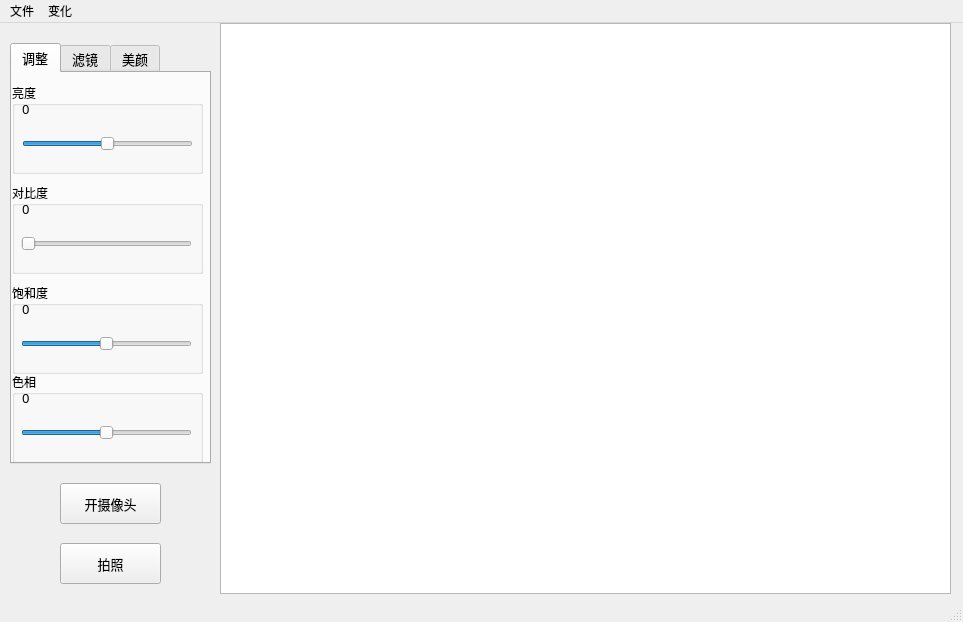
<?xml version="1.0" encoding="UTF-8"?>
<ui version="4.0">
 <class>MainWindow</class>
 <widget class="QMainWindow" name="MainWindow">
  <property name="geometry">
   <rect>
    <x>0</x>
    <y>0</y>
    <width>963</width>
    <height>622</height>
   </rect>
  </property>
  <property name="windowTitle">
   <string>MainWindow</string>
  </property>
  <widget class="QWidget" name="centralwidget">
   <widget class="QTabWidget" name="tabWidget">
    <property name="geometry">
     <rect>
      <x>10</x>
      <y>20</y>
      <width>201</width>
      <height>421</height>
     </rect>
    </property>
    <property name="font">
     <font>
      <family>宋体</family>
      <pointsize>10</pointsize>
     </font>
    </property>
    <property name="focusPolicy">
     <enum>Qt::TabFocus</enum>
    </property>
    <property name="currentIndex">
     <number>0</number>
    </property>
    <widget class="QWidget" name="tab">
     <attribute name="title">
      <string>调整</string>
     </attribute>
     <widget class="QGroupBox" name="groupBox">
      <property name="geometry">
       <rect>
        <x>0</x>
        <y>10</y>
        <width>191</width>
        <height>91</height>
       </rect>
      </property>
      <property name="font">
       <font>
        <family>宋体</family>
        <pointsize>9</pointsize>
       </font>
      </property>
      <property name="title">
       <string>亮度</string>
      </property>
      <widget class="QLabel" name="label">
       <property name="geometry">
        <rect>
         <x>10</x>
         <y>20</y>
         <width>54</width>
         <height>12</height>
        </rect>
       </property>
       <property name="font">
        <font>
         <family>宋体</family>
         <pointsize>10</pointsize>
        </font>
       </property>
       <property name="text">
        <string>0</string>
       </property>
      </widget>
      <widget class="QSlider" name="horizontalSlider">
       <property name="geometry">
        <rect>
         <x>10</x>
         <y>50</y>
         <width>171</width>
         <height>22</height>
        </rect>
       </property>
       <property name="cursor">
        <cursorShape>PointingHandCursor</cursorShape>
       </property>
       <property name="minimum">
        <number>-50</number>
       </property>
       <property name="maximum">
        <number>50</number>
       </property>
       <property name="singleStep">
        <number>2</number>
       </property>
       <property name="pageStep">
        <number>5</number>
       </property>
       <property name="value">
        <number>0</number>
       </property>
       <property name="orientation">
        <enum>Qt::Horizontal</enum>
       </property>
      </widget>
     </widget>
     <widget class="QGroupBox" name="groupBox_2">
      <property name="geometry">
       <rect>
        <x>0</x>
        <y>110</y>
        <width>191</width>
        <height>91</height>
       </rect>
      </property>
      <property name="font">
       <font>
        <family>宋体</family>
        <pointsize>9</pointsize>
       </font>
      </property>
      <property name="title">
       <string>对比度</string>
      </property>
      <widget class="QLabel" name="label_2">
       <property name="geometry">
        <rect>
         <x>10</x>
         <y>20</y>
         <width>54</width>
         <height>12</height>
        </rect>
       </property>
       <property name="font">
        <font>
         <family>宋体</family>
         <pointsize>10</pointsize>
        </font>
       </property>
       <property name="text">
        <string>0</string>
       </property>
      </widget>
      <widget class="QSlider" name="horizontalSlider_2">
       <property name="geometry">
        <rect>
         <x>9</x>
         <y>50</y>
         <width>171</width>
         <height>22</height>
        </rect>
       </property>
       <property name="minimum">
        <number>0</number>
       </property>
       <property name="maximum">
        <number>50</number>
       </property>
       <property name="singleStep">
        <number>2</number>
       </property>
       <property name="orientation">
        <enum>Qt::Horizontal</enum>
       </property>
      </widget>
     </widget>
     <widget class="QGroupBox" name="groupBox_3">
      <property name="geometry">
       <rect>
        <x>0</x>
        <y>210</y>
        <width>191</width>
        <height>91</height>
       </rect>
      </property>
      <property name="font">
       <font>
        <family>宋体</family>
        <pointsize>9</pointsize>
       </font>
      </property>
      <property name="title">
       <string>饱和度</string>
      </property>
      <widget class="QLabel" name="label_3">
       <property name="geometry">
        <rect>
         <x>10</x>
         <y>20</y>
         <width>54</width>
         <height>12</height>
        </rect>
       </property>
       <property name="font">
        <font>
         <family>宋体</family>
         <pointsize>10</pointsize>
        </font>
       </property>
       <property name="text">
        <string>0</string>
       </property>
      </widget>
      <widget class="QSlider" name="horizontalSlider_3">
       <property name="geometry">
        <rect>
         <x>9</x>
         <y>50</y>
         <width>171</width>
         <height>22</height>
        </rect>
       </property>
       <property name="minimum">
        <number>-50</number>
       </property>
       <property name="maximum">
        <number>50</number>
       </property>
       <property name="singleStep">
        <number>2</number>
       </property>
       <property name="orientation">
        <enum>Qt::Horizontal</enum>
       </property>
      </widget>
     </widget>
     <widget class="QGroupBox" name="groupBox_4">
      <property name="geometry">
       <rect>
        <x>0</x>
        <y>299</y>
        <width>191</width>
        <height>91</height>
       </rect>
      </property>
      <property name="font">
       <font>
        <family>宋体</family>
        <pointsize>9</pointsize>
       </font>
      </property>
      <property name="title">
       <string>色相</string>
      </property>
      <widget class="QLabel" name="label_4">
       <property name="geometry">
        <rect>
         <x>10</x>
         <y>20</y>
         <width>54</width>
         <height>12</height>
        </rect>
       </property>
       <property name="font">
        <font>
         <family>宋体</family>
         <pointsize>10</pointsize>
        </font>
       </property>
       <property name="text">
        <string>0</string>
       </property>
      </widget>
      <widget class="QSlider" name="horizontalSlider_4">
       <property name="geometry">
        <rect>
         <x>9</x>
         <y>50</y>
         <width>171</width>
         <height>22</height>
        </rect>
       </property>
       <property name="minimum">
        <number>-50</number>
       </property>
       <property name="maximum">
        <number>50</number>
       </property>
       <property name="singleStep">
        <number>2</number>
       </property>
       <property name="value">
        <number>0</number>
       </property>
       <property name="orientation">
        <enum>Qt::Horizontal</enum>
       </property>
      </widget>
     </widget>
    </widget>
    <widget class="QWidget" name="tab_2">
     <property name="minimumSize">
      <size>
       <width>0</width>
       <height>396</height>
      </size>
     </property>
     <attribute name="title">
      <string>滤镜</string>
     </attribute>
     <widget class="QGroupBox" name="groupBox_5">
      <property name="geometry">
       <rect>
        <x>0</x>
        <y>10</y>
        <width>191</width>
        <height>91</height>
       </rect>
      </property>
      <property name="font">
       <font>
        <family>宋体</family>
        <pointsize>9</pointsize>
       </font>
      </property>
      <property name="title">
       <string>模糊</string>
      </property>
      <widget class="QLabel" name="label_5">
       <property name="geometry">
        <rect>
         <x>10</x>
         <y>20</y>
         <width>54</width>
         <height>12</height>
        </rect>
       </property>
       <property name="font">
        <font>
         <family>宋体</family>
         <pointsize>10</pointsize>
        </font>
       </property>
       <property name="text">
        <string>0</string>
       </property>
      </widget>
      <widget class="QSlider" name="horizontalSlider_5">
       <property name="geometry">
        <rect>
         <x>9</x>
         <y>50</y>
         <width>171</width>
         <height>22</height>
        </rect>
       </property>
       <property name="maximum">
        <number>50</number>
       </property>
       <property name="singleStep">
        <number>2</number>
       </property>
       <property name="pageStep">
        <number>10</number>
       </property>
       <property name="orientation">
        <enum>Qt::Horizontal</enum>
       </property>
      </widget>
     </widget>
     <widget class="QGroupBox" name="groupBox_6">
      <property name="geometry">
       <rect>
        <x>0</x>
        <y>110</y>
        <width>191</width>
        <height>91</height>
       </rect>
      </property>
      <property name="font">
       <font>
        <family>宋体</family>
        <pointsize>9</pointsize>
       </font>
      </property>
      <property name="title">
       <string>锐化</string>
      </property>
      <widget class="QRadioButton" name="radioButton">
       <property name="geometry">
        <rect>
         <x>30</x>
         <y>20</y>
         <width>89</width>
         <height>16</height>
        </rect>
       </property>
       <property name="text">
        <string>无</string>
       </property>
      </widget>
      <widget class="QRadioButton" name="radioButton_2">
       <property name="geometry">
        <rect>
         <x>30</x>
         <y>40</y>
         <width>89</width>
         <height>16</height>
        </rect>
       </property>
       <property name="text">
        <string>拉普拉斯算子</string>
       </property>
      </widget>
      <widget class="QRadioButton" name="radioButton_3">
       <property name="geometry">
        <rect>
         <x>30</x>
         <y>60</y>
         <width>89</width>
         <height>16</height>
        </rect>
       </property>
       <property name="text">
        <string>UMS锐化</string>
       </property>
      </widget>
     </widget>
     <widget class="QGroupBox" name="groupBox_7">
      <property name="geometry">
       <rect>
        <x>0</x>
        <y>210</y>
        <width>201</width>
        <height>91</height>
       </rect>
      </property>
      <property name="font">
       <font>
        <family>宋体</family>
        <pointsize>9</pointsize>
       </font>
      </property>
      <property name="title">
       <string>滤镜</string>
      </property>
      <widget class="QRadioButton" name="radioButton_7">
       <property name="geometry">
        <rect>
         <x>10</x>
         <y>20</y>
         <width>89</width>
         <height>16</height>
        </rect>
       </property>
       <property name="text">
        <string>无</string>
       </property>
      </widget>
      <widget class="QRadioButton" name="radioButton_8">
       <property name="geometry">
        <rect>
         <x>10</x>
         <y>40</y>
         <width>89</width>
         <height>16</height>
        </rect>
       </property>
       <property name="text">
        <string>流年滤镜</string>
       </property>
      </widget>
      <widget class="QRadioButton" name="radioButton_9">
       <property name="geometry">
        <rect>
         <x>10</x>
         <y>60</y>
         <width>89</width>
         <height>16</height>
        </rect>
       </property>
       <property name="text">
        <string>连环画滤镜</string>
       </property>
      </widget>
      <widget class="QRadioButton" name="radioButton_10">
       <property name="geometry">
        <rect>
         <x>100</x>
         <y>20</y>
         <width>89</width>
         <height>16</height>
        </rect>
       </property>
       <property name="text">
        <string>怀旧滤镜</string>
       </property>
      </widget>
      <widget class="QRadioButton" name="radioButton_11">
       <property name="geometry">
        <rect>
         <x>100</x>
         <y>40</y>
         <width>89</width>
         <height>16</height>
        </rect>
       </property>
       <property name="text">
        <string>冰冻</string>
       </property>
      </widget>
      <widget class="QRadioButton" name="radioButton_12">
       <property name="geometry">
        <rect>
         <x>100</x>
         <y>60</y>
         <width>89</width>
         <height>16</height>
        </rect>
       </property>
       <property name="text">
        <string>去色滤镜</string>
       </property>
      </widget>
     </widget>
     <widget class="QGroupBox" name="groupBox_8">
      <property name="geometry">
       <rect>
        <x>-1</x>
        <y>299</y>
        <width>191</width>
        <height>91</height>
       </rect>
      </property>
      <property name="font">
       <font>
        <family>宋体</family>
        <pointsize>9</pointsize>
       </font>
      </property>
      <property name="title">
       <string>浮雕效果</string>
      </property>
      <widget class="QRadioButton" name="radioButton_5">
       <property name="geometry">
        <rect>
         <x>30</x>
         <y>40</y>
         <width>89</width>
         <height>16</height>
        </rect>
       </property>
       <property name="text">
        <string>彩色</string>
       </property>
      </widget>
      <widget class="QRadioButton" name="radioButton_6">
       <property name="geometry">
        <rect>
         <x>30</x>
         <y>60</y>
         <width>89</width>
         <height>16</height>
        </rect>
       </property>
       <property name="text">
        <string>灰色</string>
       </property>
      </widget>
      <widget class="QRadioButton" name="radioButton_4">
       <property name="geometry">
        <rect>
         <x>30</x>
         <y>20</y>
         <width>89</width>
         <height>16</height>
        </rect>
       </property>
       <property name="text">
        <string>无</string>
       </property>
      </widget>
     </widget>
    </widget>
    <widget class="QWidget" name="tab_3">
     <attribute name="title">
      <string>美颜</string>
     </attribute>
     <widget class="QGroupBox" name="groupBox_9">
      <property name="geometry">
       <rect>
        <x>0</x>
        <y>10</y>
        <width>191</width>
        <height>91</height>
       </rect>
      </property>
      <property name="font">
       <font>
        <family>宋体</family>
        <pointsize>9</pointsize>
       </font>
      </property>
      <property name="title">
       <string>检测</string>
      </property>
      <widget class="QRadioButton" name="radioButton_13">
       <property name="geometry">
        <rect>
         <x>20</x>
         <y>20</y>
         <width>89</width>
         <height>16</height>
        </rect>
       </property>
       <property name="text">
        <string>皮肤检测</string>
       </property>
      </widget>
      <widget class="QRadioButton" name="radioButton_14">
       <property name="geometry">
        <rect>
         <x>20</x>
         <y>50</y>
         <width>89</width>
         <height>16</height>
        </rect>
       </property>
       <property name="text">
        <string>人脸检测</string>
       </property>
      </widget>
     </widget>
     <widget class="QGroupBox" name="groupBox_10">
      <property name="geometry">
       <rect>
        <x>0</x>
        <y>110</y>
        <width>191</width>
        <height>91</height>
       </rect>
      </property>
      <property name="font">
       <font>
        <family>宋体</family>
        <pointsize>9</pointsize>
       </font>
      </property>
      <property name="title">
       <string>瘦脸</string>
      </property>
      <widget class="QLabel" name="label_10">
       <property name="geometry">
        <rect>
         <x>10</x>
         <y>20</y>
         <width>54</width>
         <height>12</height>
        </rect>
       </property>
       <property name="font">
        <font>
         <family>宋体</family>
         <pointsize>10</pointsize>
        </font>
       </property>
       <property name="text">
        <string>0</string>
       </property>
      </widget>
      <widget class="QSlider" name="horizontalSlider_10">
       <property name="geometry">
        <rect>
         <x>9</x>
         <y>50</y>
         <width>171</width>
         <height>22</height>
        </rect>
       </property>
       <property name="maximum">
        <number>50</number>
       </property>
       <property name="orientation">
        <enum>Qt::Horizontal</enum>
       </property>
      </widget>
     </widget>
     <widget class="QGroupBox" name="groupBox_11">
      <property name="geometry">
       <rect>
        <x>0</x>
        <y>210</y>
        <width>191</width>
        <height>91</height>
       </rect>
      </property>
      <property name="font">
       <font>
        <family>宋体</family>
        <pointsize>9</pointsize>
       </font>
      </property>
      <property name="title">
       <string>加水印</string>
      </property>
      <widget class="QLabel" name="label_11">
       <property name="geometry">
        <rect>
         <x>10</x>
         <y>20</y>
         <width>54</width>
         <height>12</height>
        </rect>
       </property>
       <property name="font">
        <font>
         <family>宋体</family>
         <pointsize>10</pointsize>
        </font>
       </property>
       <property name="text">
        <string>0</string>
       </property>
      </widget>
      <widget class="QSlider" name="horizontalSlider_11">
       <property name="geometry">
        <rect>
         <x>9</x>
         <y>50</y>
         <width>171</width>
         <height>22</height>
        </rect>
       </property>
       <property name="maximum">
        <number>50</number>
       </property>
       <property name="orientation">
        <enum>Qt::Horizontal</enum>
       </property>
      </widget>
     </widget>
     <widget class="QGroupBox" name="groupBox_12">
      <property name="geometry">
       <rect>
        <x>-1</x>
        <y>300</y>
        <width>191</width>
        <height>91</height>
       </rect>
      </property>
      <property name="font">
       <font>
        <family>宋体</family>
        <pointsize>9</pointsize>
       </font>
      </property>
      <property name="title">
       <string>磨皮祛痘</string>
      </property>
      <widget class="QLabel" name="label_12">
       <property name="geometry">
        <rect>
         <x>10</x>
         <y>20</y>
         <width>54</width>
         <height>12</height>
        </rect>
       </property>
       <property name="font">
        <font>
         <family>宋体</family>
         <pointsize>10</pointsize>
        </font>
       </property>
       <property name="text">
        <string>0</string>
       </property>
      </widget>
      <widget class="QSlider" name="horizontalSlider_12">
       <property name="geometry">
        <rect>
         <x>9</x>
         <y>50</y>
         <width>171</width>
         <height>22</height>
        </rect>
       </property>
       <property name="maximum">
        <number>50</number>
       </property>
       <property name="orientation">
        <enum>Qt::Horizontal</enum>
       </property>
      </widget>
     </widget>
    </widget>
   </widget>
   <widget class="QGraphicsView" name="graphicsView">
    <property name="geometry">
     <rect>
      <x>220</x>
      <y>0</y>
      <width>731</width>
      <height>571</height>
     </rect>
    </property>
   </widget>
   <widget class="QPushButton" name="pushButton">
    <property name="geometry">
     <rect>
      <x>60</x>
      <y>460</y>
      <width>101</width>
      <height>41</height>
     </rect>
    </property>
    <property name="font">
     <font>
      <family>宋体</family>
      <pointsize>10</pointsize>
      <weight>50</weight>
      <bold>false</bold>
     </font>
    </property>
    <property name="text">
     <string>开摄像头</string>
    </property>
   </widget>
   <widget class="QPushButton" name="pushButton_2">
    <property name="geometry">
     <rect>
      <x>60</x>
      <y>520</y>
      <width>101</width>
      <height>41</height>
     </rect>
    </property>
    <property name="font">
     <font>
      <family>宋体</family>
      <pointsize>10</pointsize>
     </font>
    </property>
    <property name="text">
     <string>拍照</string>
    </property>
   </widget>
  </widget>
  <widget class="QMenuBar" name="menubar">
   <property name="geometry">
    <rect>
     <x>0</x>
     <y>0</y>
     <width>963</width>
     <height>23</height>
    </rect>
   </property>
   <widget class="QMenu" name="menu">
    <property name="title">
     <string>文件</string>
    </property>
    <addaction name="separator"/>
    <addaction name="separator"/>
    <addaction name="action_3"/>
    <addaction name="action_4"/>
   </widget>
   <widget class="QMenu" name="menu_2">
    <property name="title">
     <string>变化</string>
    </property>
    <addaction name="action_5"/>
   </widget>
   <addaction name="menu"/>
   <addaction name="menu_2"/>
  </widget>
  <widget class="QStatusBar" name="statusbar"/>
  <action name="action_3">
   <property name="text">
    <string>打开图片</string>
   </property>
   <property name="shortcut">
    <string>Ctrl+O</string>
   </property>
  </action>
  <action name="action_4">
   <property name="text">
    <string>保存图片</string>
   </property>
   <property name="shortcut">
    <string>Ctrl+S</string>
   </property>
  </action>
  <action name="action_5">
   <property name="text">
    <string>灰度图</string>
   </property>
  </action>
 </widget>
 <resources/>
 <connections>
  <connection>
   <sender>horizontalSlider</sender>
   <signal>sliderMoved(int)</signal>
   <receiver>label</receiver>
   <slot>setNum(int)</slot>
   <hints>
    <hint type="sourcelabel">
     <x>53</x>
     <y>131</y>
    </hint>
    <hint type="destinationlabel">
     <x>31</x>
     <y>102</y>
    </hint>
   </hints>
  </connection>
  <connection>
   <sender>horizontalSlider_2</sender>
   <signal>sliderMoved(int)</signal>
   <receiver>label_2</receiver>
   <slot>setNum(int)</slot>
   <hints>
    <hint type="sourcelabel">
     <x>45</x>
     <y>232</y>
    </hint>
    <hint type="destinationlabel">
     <x>49</x>
     <y>204</y>
    </hint>
   </hints>
  </connection>
  <connection>
   <sender>horizontalSlider_3</sender>
   <signal>sliderMoved(int)</signal>
   <receiver>label_3</receiver>
   <slot>setNum(int)</slot>
   <hints>
    <hint type="sourcelabel">
     <x>33</x>
     <y>335</y>
    </hint>
    <hint type="destinationlabel">
     <x>28</x>
     <y>302</y>
    </hint>
   </hints>
  </connection>
  <connection>
   <sender>horizontalSlider_4</sender>
   <signal>sliderMoved(int)</signal>
   <receiver>label_4</receiver>
   <slot>setNum(int)</slot>
   <hints>
    <hint type="sourcelabel">
     <x>46</x>
     <y>420</y>
    </hint>
    <hint type="destinationlabel">
     <x>50</x>
     <y>389</y>
    </hint>
   </hints>
  </connection>
  <connection>
   <sender>horizontalSlider_5</sender>
   <signal>sliderMoved(int)</signal>
   <receiver>label_5</receiver>
   <slot>setNum(int)</slot>
   <hints>
    <hint type="sourcelabel">
     <x>36</x>
     <y>129</y>
    </hint>
    <hint type="destinationlabel">
     <x>25</x>
     <y>105</y>
    </hint>
   </hints>
  </connection>
  <connection>
   <sender>horizontalSlider_10</sender>
   <signal>sliderMoved(int)</signal>
   <receiver>label_10</receiver>
   <slot>setNum(int)</slot>
   <hints>
    <hint type="sourcelabel">
     <x>49</x>
     <y>228</y>
    </hint>
    <hint type="destinationlabel">
     <x>41</x>
     <y>202</y>
    </hint>
   </hints>
  </connection>
  <connection>
   <sender>horizontalSlider_11</sender>
   <signal>sliderMoved(int)</signal>
   <receiver>label_11</receiver>
   <slot>setNum(int)</slot>
   <hints>
    <hint type="sourcelabel">
     <x>50</x>
     <y>334</y>
    </hint>
    <hint type="destinationlabel">
     <x>24</x>
     <y>305</y>
    </hint>
   </hints>
  </connection>
  <connection>
   <sender>horizontalSlider_12</sender>
   <signal>sliderMoved(int)</signal>
   <receiver>label_12</receiver>
   <slot>setNum(int)</slot>
   <hints>
    <hint type="sourcelabel">
     <x>53</x>
     <y>424</y>
    </hint>
    <hint type="destinationlabel">
     <x>45</x>
     <y>394</y>
    </hint>
   </hints>
  </connection>
 </connections>
</ui>
